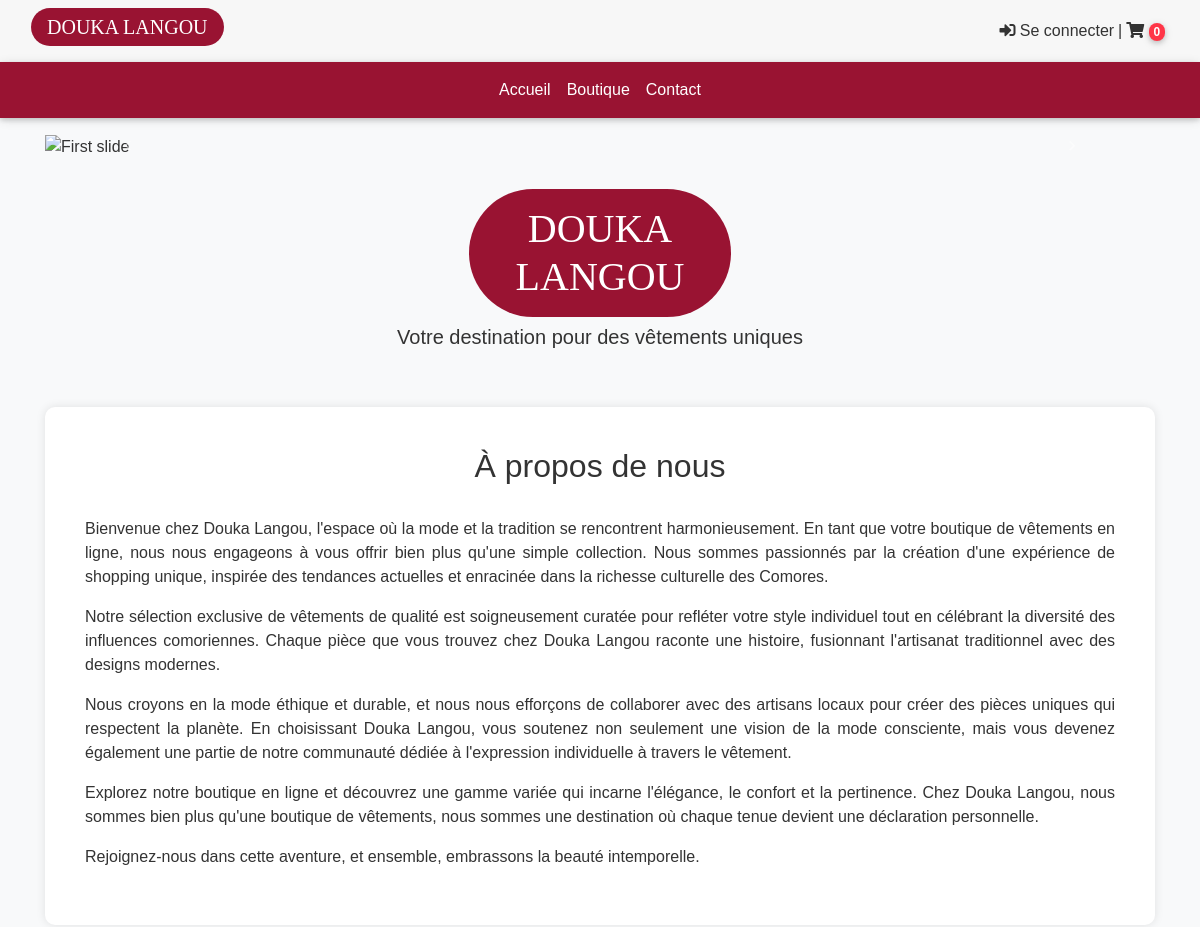
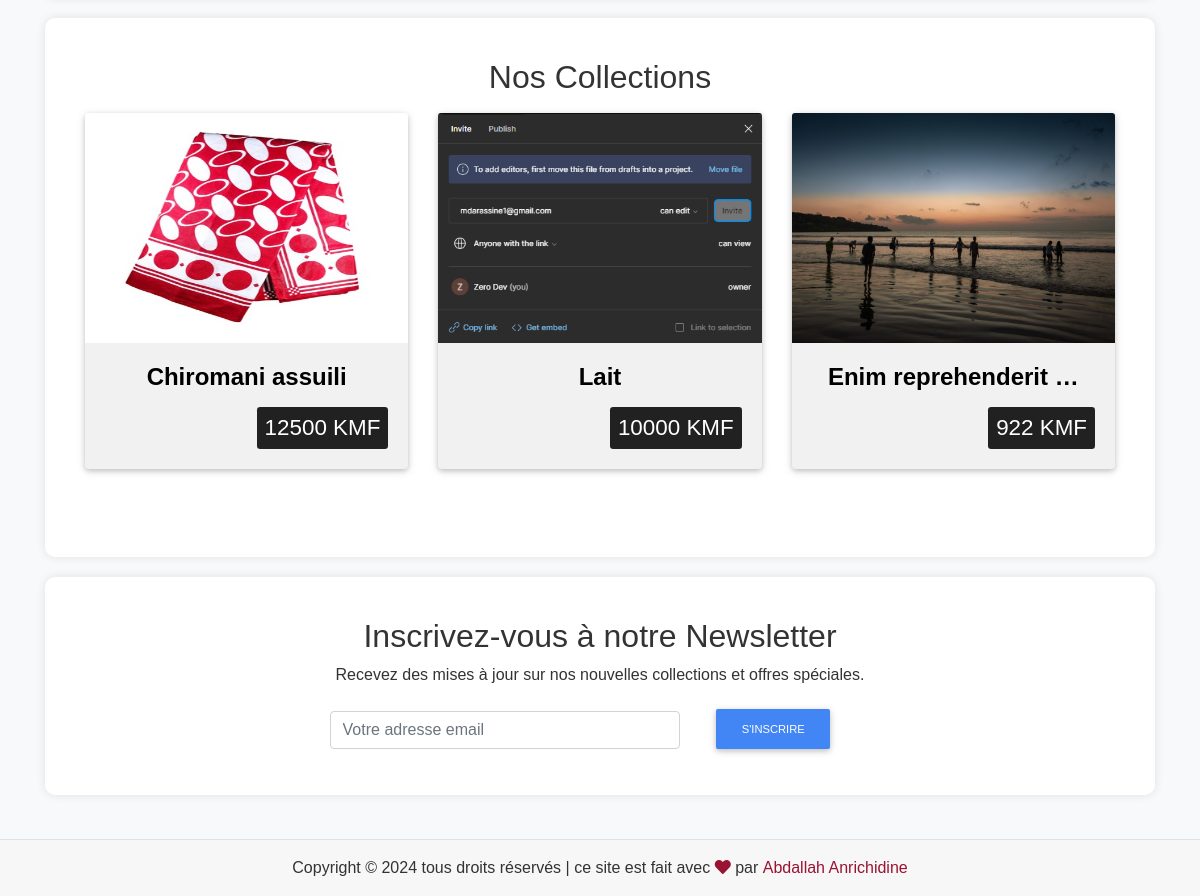
The page / on the database its author committed (2 pictures, top to bottom).
### cart/models.py (models this page shows, shortened)
class Order(models.Model):
    user=models.ForeignKey(User,blank=True, null=True, on_delete=models.CASCADE)
    start_date=models.DateField(auto_now_add=True)
    ordered_date=models.DateField(blank=True, null=True)
    ordered = models.BooleanField(default=False)
    billing_address=models.ForeignKey(Address, related_name='billing_address',blank=True, null=True, on_delete=models.SET_NULL)
    shipping_address=models.ForeignKey(Address, related_name='shipping_address',blank=True, null=True, on_delete=models.SET_NULL)
    class Meta:
        managed = True
        verbose_name = 'order'
        verbose_name_plural = 'orders'

class Product(models.Model):
   title = models.CharField(max_length=40)
   slug = models.SlugField(unique=True)
   desc = RichTextField()
   price= models.IntegerField(default=0)
   image = models.ImageField(upload_to='product_images')
   created = models.DateTimeField(auto_now_add=True)
   updated=models.DateTimeField(auto_now=True)
   active = models.BooleanField(default=False)
   avalaible_colours=models.ManyToManyField(ColourVariation,)
   avalaible_sizes=models.ManyToManyField(SizeVariation)
   def get_absolute_url(self):
       return reverse("product-detail",kwargs={'slug':self.slug})
   class Meta:
        ordering = ['-id']

### core/views.py (the view)
# urls.py: path('',views.HomeView.as_view(),name="home"),
class HomeView(generic.TemplateView):
    template_name='index.html'
    def get_context_data(self, **kwargs):
        context = super().get_context_data(**kwargs)
        latest_products = Product.objects.order_by('-id')[:3]
        context['latest_products'] = latest_products
        return context

### cart/templatetags/cart_template_tags.py (called while the page is built)
@register.filter
def cart_item_count(request):
    order=get_or_set_order_session(request)
    count=order.item.count()
    return count

### cart/utils.py (called while the page is built)
def get_or_set_order_session(request):
    order_id= request.session.get("order_id",None)
    order=Order()
    if order_id is None:
        order.save()
        request.session['order_id']=order.id
    else:
        try:
            order=Order.objects.get(id=order_id,ordered=False)
        except Order.DoesNotExist:
            order.save()
            request.session['order_id']= order.id
    if request.user.is_authenticated and order.user is None:
        order.user=request.user
        order.save()
    return order

### templates/index.html (shortened to what this page needs)
{% extends "base.html" %}
{% block content %}
<!DOCTYPE html>
<html lang="fr">
<head>
</head>
<body>
      <div id="carouselExampleControls" class="carousel slide" data-ride="carousel">
        <div class="carousel-inner">
          <div class="carousel-item active">
            <img  class="img"  src="https://cdn.pixabay.com/photo/2016/11/22/19/08/hangers-1850082_1280.jpg"
              alt="First slide">
          </div>
        </div>
        <a class="carousel-control-prev" href="#carouselExampleControls" role="button" data-slide="prev">
          <span class="carousel-control-prev-icon" aria-hidden="true"></span>
        </a>
        <a class="carousel-control-next" href="#carouselExampleControls" role="button" data-slide="next">
          <span class="carousel-control-next-icon" aria-hidden="true"></span>
        </a>
      </div>
    <div  style="padding: 30px;  justify-content: center; text-align: center;">
      <h1 class="text-uppercase rounded-pill rouge-bg p-3 text-white col-3 mx-auto">Douka Langou</h1>
      <p class="h5">Votre destination pour des vêtements uniques</p>
    </div>
    <section id="about" >
        <h2>À propos de nous</h2> <br>
      <p class="text-justify">
          Bienvenue chez Douka Langou, l'espace où la mode et la tradition se rencontrent harmonieusement. En tant que votre boutique de vêtements en ligne, nous nous engageons à vous offrir bien plus qu'une simple collection. Nous sommes passionnés par la création d'une expérience de shopping unique, inspirée des tendances actuelles et enracinée dans la richesse culturelle des Comores.
      <p class="text-justify">
        Notre sélection exclusive de vêtements de qualité est soigneusement curatée pour refléter votre style individuel tout en célébrant la diversité des influences comoriennes. Chaque pièce que vous trouvez chez Douka Langou raconte une histoire, fusionnant l'artisanat traditionnel avec des designs modernes.
      <p class="text-justify">
        Nous croyons en la mode éthique et durable, et nous nous efforçons de collaborer avec des artisans locaux pour créer des pièces uniques qui respectent la planète. En choisissant Douka Langou, vous soutenez non seulement une vision de la mode consciente, mais vous devenez également une partie de notre communauté dédiée à l'expression individuelle à travers le vêtement.
      <p class="text-justify">
        Explorez notre boutique en ligne et découvrez une gamme variée qui incarne l'élégance, le confort et la pertinence. Chez Douka Langou, nous sommes bien plus qu'une boutique de vêtements, nous sommes une destination où chaque tenue devient une déclaration personnelle.
      <p class="text-justify">
          Rejoignez-nous dans cette aventure, et ensemble, embrassons la beauté intemporelle.
      </p>
    </section>
    <section id="collections">
        <h2>Nos Collections</h2>
        <div class="row mt-3">
          {% if latest_products.count >= 1 %}
              {% for product in latest_products %}
              <div class="col-4">
                  {% include 'cart/partials/product_item.html' %}
              {% endfor %}
          {% else %}
                  <h1 class="text-center container mx-auto m-5 w-75 rounded-4 text-white rouge p-3">Pas de produits disponible.</h1>
          {% endif %}
          </div>
    </section>
    <section id="newsletter" class="align-items-center">
        <h2>Inscrivez-vous à notre Newsletter</h2>
        <p>Recevez des mises à jour sur nos nouvelles collections et offres spéciales.</p>
        <form action="" method="post">
          <div class="row col-7 mx-auto">
              <div class="col-md-8 pt-2">
                <input type="text" name="" id="" placeholder="Votre adresse email" class="form-control" required>
              </div>
              <div class="col-md-2">
                <button type="submit" class="btn btn-md btn-primary ">S'inscrire</button>
              </div>
            </div>
        </form>
    </section>
</body>
</html>
{% endblock content %}

### templates/base.html (shortened to what this page needs)
{% load static %}
{% load cart_template_tags %}
<!DOCTYPE html>
<html lang="en">
<head>
</head>
<nav class="navbar navbar-expand-lg navbar-light foot" >
    <div class="container-fluid">
        <div class="collapse navbar-collapse" id="navbarSupportedContent">
            <a style="font-family: chiller;"  class="navbar-brand mt-2 mt-lg-0 rouge-bg pt-1 pb-1 pr-3 pl-3 text-white rounded-pill text-uppercase h3 " href="{% url 'home' %}">
                DOUKA LANGOU
            </a>
        </div>
        <div class="d-flex align-items-center">
            {% if request.user.is_authenticated %}
                <a class="text-reset m-1 me-3  hidden-arrow" href="#" id="navbarDropdownMenuLink" >
                    <i class="fas fa-user"></i> {{request.user.email}}
                </a>|
                <a class="text-reset m-1 me-3  hidden-arrow" onclick="return confirm('Voulez vous vraiment vous déconnnecter ?')" href=" {% url 'logout' %} " id="navbarDropdownMenuLink" >
                    <i class="fas fa-sign-out-alt"></i> Déconnexion
                </a>
            {% else %}
                <a class="text-reset m-1 me-3  hidden-arrow" href=" {% url 'login' %} " id="navbarDropdownMenuLink" >
                    <i class="fas fa-sign-in-alt"></i> Se connecter
                </a>
            {% endif %}
            {% if not request.user.is_staff %}
            |<a class="text-reset me-3 m-1" href="{% url 'cart' %}">
                <i class="fas fa-shopping-cart"></i>
                <span class="badge  rounded-pill badge-notification badge-sm bg-danger" >{{ request|cart_item_count }}</span>
            </a>
            {% endif %}
        </div>
</nav>
<nav class="navbar mt-0 sticky-top navbar-expand-lg navbar-light " style="background-color: #991332;">
    <div class="container-fluid">
        <div class="collapse navbar-collapse justify-content-center" id="navbarCenteredExample">
            <ul class="navbar-nav mb-2 mb-lg-0 text-white">
                <li class="nav-item">
                    <a class="nav-link active text-white" aria-current="page" href=" {% url 'home' %} ">Accueil</a>
                </li>
                <li class="nav-item">
                    <a class="nav-link text-white" href="{% url 'product-list' %}">Boutique</a>
                </li>
                <li class="nav-item">
                    <a class="nav-link  text-white" href=" {% url 'contact' %} ">Contact</a>
                </li>
            </ul>
        </div>
    </div>
</nav>
<body class="d-flex flex-column min-vh-200">
    <main class="container">
    <link rel="stylesheet" href="https://use.fontawesome.com/releases/v5.11.2/css/all.css">
    <link rel="stylesheet" href="{% static 'css/bootstrap.min.css' %}">
    <link rel="stylesheet" href="{% static 'css/mdb.min.css' %}">
    <link rel="stylesheet" href="{% static 'css/style.css' %}">
    {% block content %}
    {% endblock %}
    </main>
    <footer class="site-footer border-top foot mt-4" >
        <div class="container">
            <div class="row text-center">
                <div class="col-md-12 pt-3">
                    <p>
                        Copyright &copy;
                        tous droits réservés | ce site est fait avec
                        <i class="fas fa-heart" style="color: #991332;"> </i>
                        par<a class="text-decoration-none" style="color: #991332;" target="_blank" rel="noopener noreferrer"
                        href="https://www.facebook.com/anrichodine.abdallah">
                            <strong>Abdallah Anrichidine</strong></a>
                    </p>
                </div>
            </div>
        </div>
    </footer>
</body>
</html>

### templates/cart/partials/product_item.html
    {% load crispy_forms_tags %}
    <div class="card shadow-md rouge mb-5" style="background-color: #f1f1f1;">
        <div class="view view-cascade overlay">
            <a href="{{ product.get_absolute_url }}">
                <img class="card-img-top" width="90" height="230" src="{{ product.image.url }}" alt="Card image cap">
            </a>
        </div>
        <div class="card-body card-body-cascade" >
            <h4 class="font-weight-bold card-title text-center">
                <a href="{{ product.get_absolute_url }}" class="text-decoration-none " style="color: black;">
                    {{ product.title|truncatewords:2 }}
                </a>
            </h4>
            <div class="float-right mt-1 bg-dark text-white pt-1 pb-1 pr-2 pl-2  rounded-sm h4-responsive">
                {{product.price}} KMF
            </div>
        </div>
    </div>
</div>

### templates/base.html (style rules this page uses)
.rouge { background-color: #991332; }
.rouge-bg { background: #991332; }
.foot { background-color: #F7F7F7; }
body { min-height: 100vh; display: flex; flex-direction: column; background-color: #f8f9fa; }
main { flex: 1; }

### templates/index.html (style rules this page uses)
section { background-color: #fff; box-shadow: 0 0 10px rgba(0, 0, 0, 0.1); margin: 20px 0; padding: 40px; border-radius: 10px; text-align: center; }
body { font-family: 'Arial', sans-serif; background-color: #f8f9fa; color: #333; margin: 0; padding: 0; }
.text-uppercase { font-family: chiller; }
.img { width: 100%; height: 500px; }

### rows shown on the page
Product: image (picture), title "Chiromani assuili", price "12500"
Product: image (picture), title "Lait", price "10000"
Product: image (picture), title "Enim reprehenderit …", price "922"
